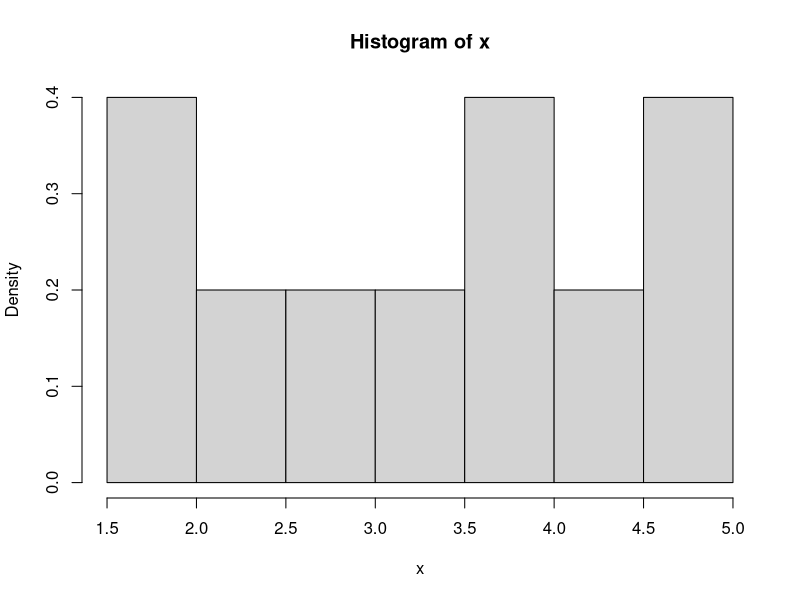
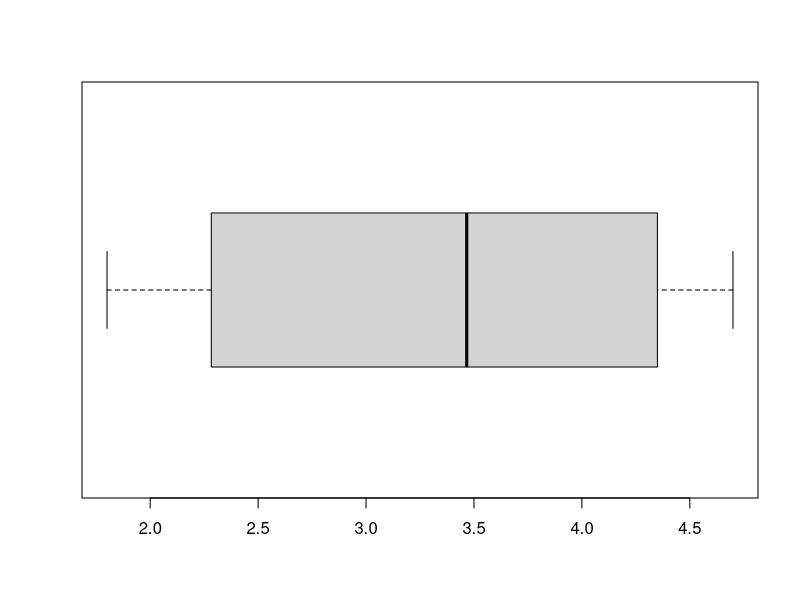
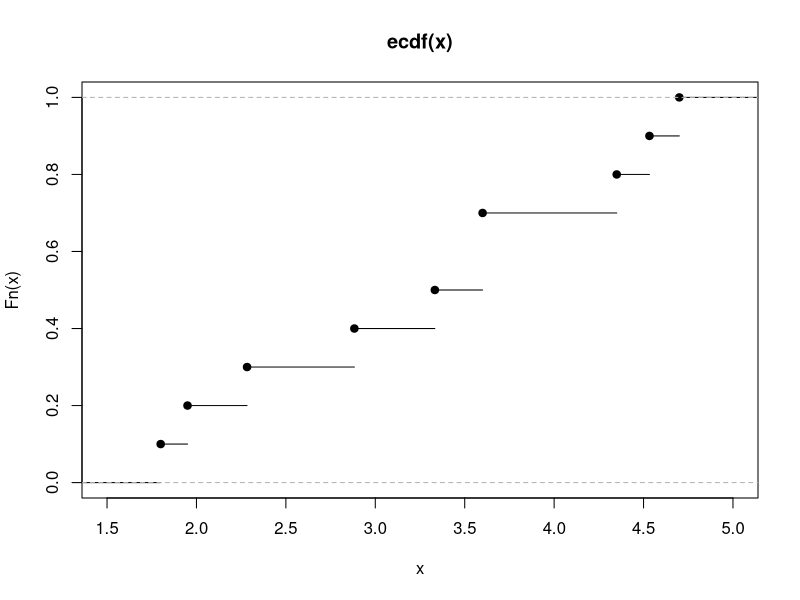

Write the R code that produced these figures, in order.
# Histogramm, Boxplot und empirische Verteilungsfunktion
x <- c(3.600, 1.800, 3.333, 2.283, 4.533, 2.883, 4.700, 3.600, 1.950, 4.350)   # Old Faithful (min)
k <- ceiling(1 + log2(length(x)))          # Sturges: Anzahl Klassen
hist(x, breaks = k, freq = FALSE)          # Histogramm mit Fläche 1 = empirische Dichte
boxplot(x, horizontal = TRUE)              # Box = Quartile, Strich = Median, Whisker bis 1.5 IQR
plot(ecdf(x))                              # Treppe F_n(x)
Fn <- ecdf(x); Fn(3.5)                     # Anteil der Daten <= 3.5
boxplot.stats(x)$out                       # Ausreißer nach der 1.5-IQR-Regel
